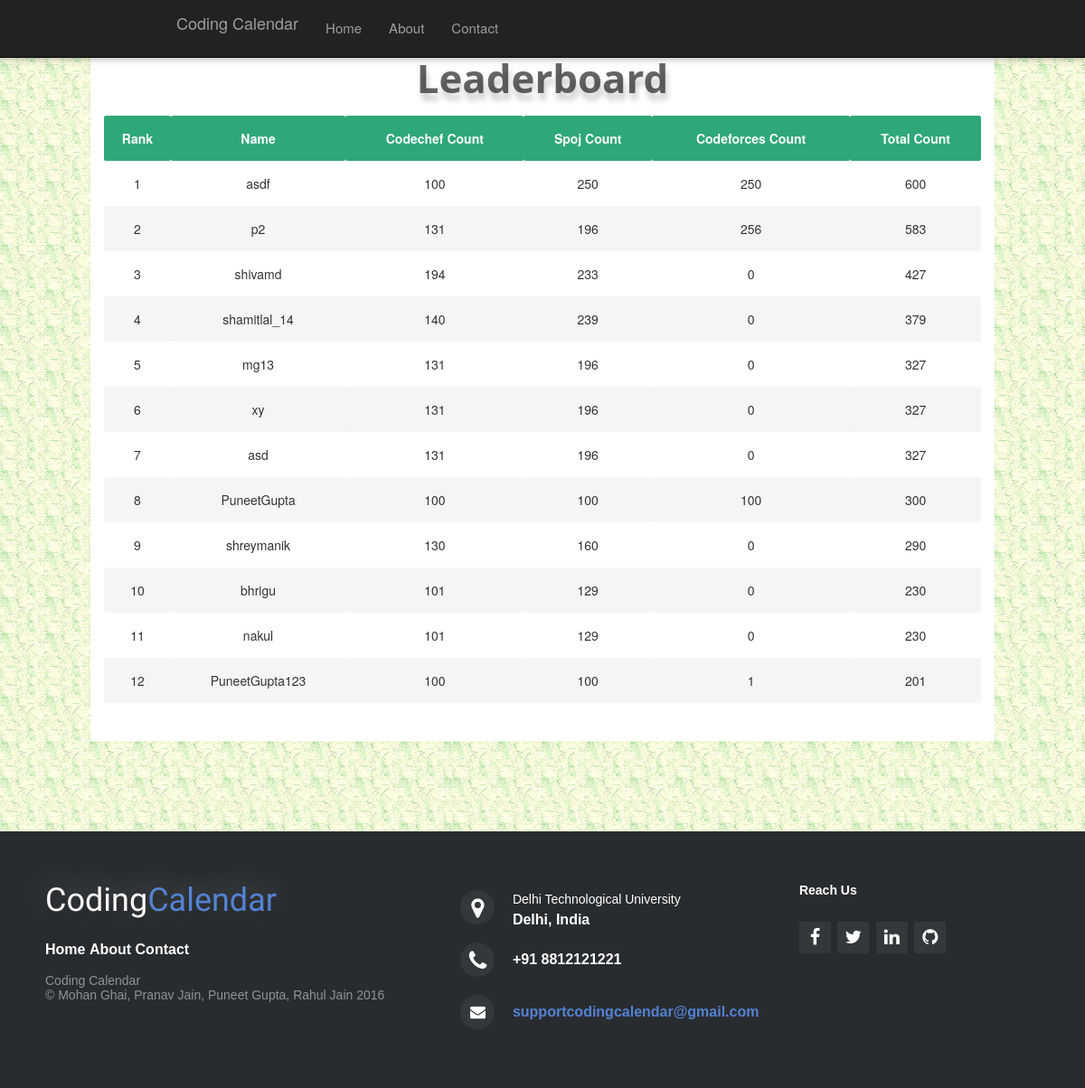
The app's page /leaderboard, older data.
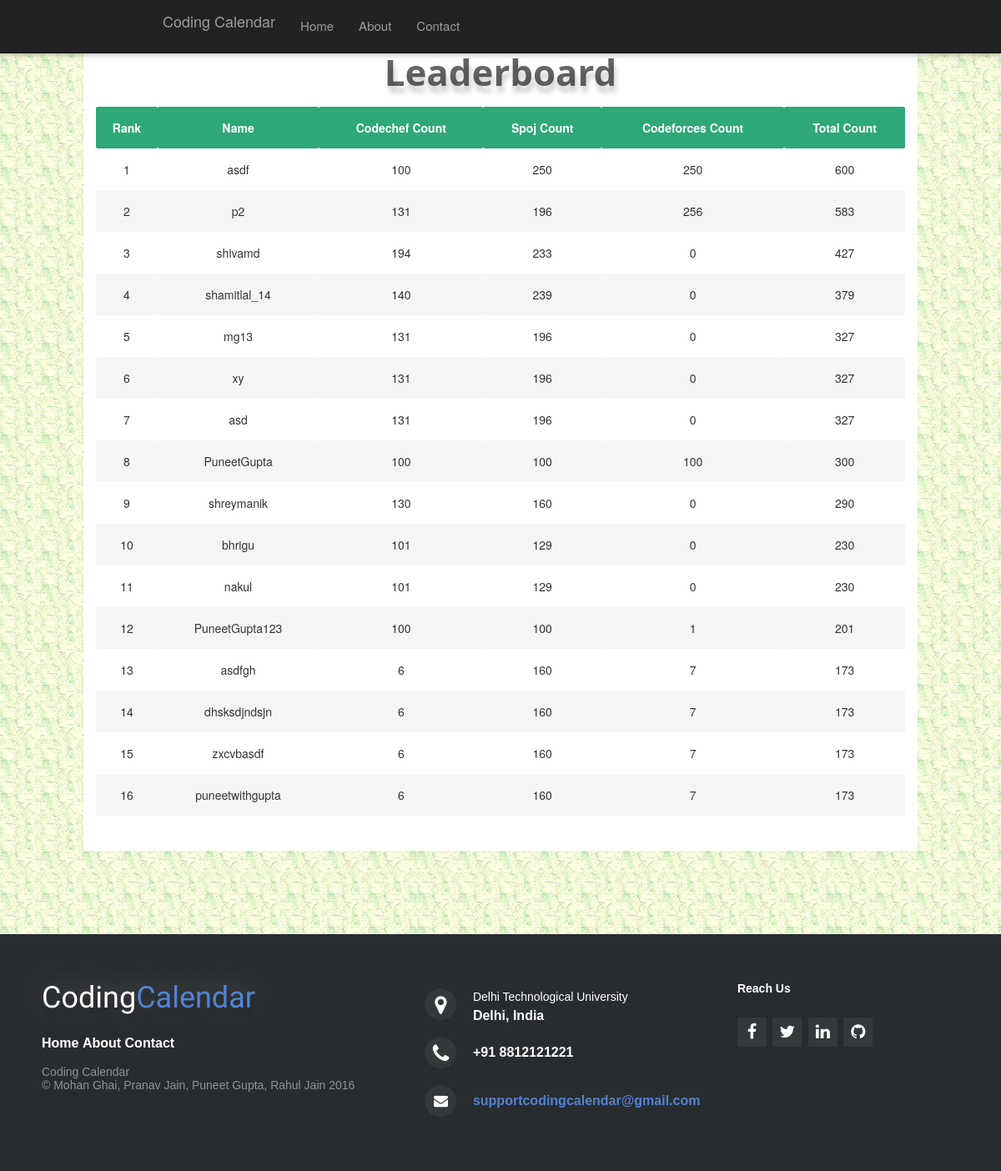
The same page, newer data.
### coding/models.py (models this page shows, shortened)
class myUser(models.Model):
    user = models.OneToOneField(User, related_name='myuser')
    codechef_handle = models.CharField(max_length=200)
    spoj_handle = models.CharField(max_length=200)
    codeforces_handle = models.CharField(max_length=200)
    problem_count = models.IntegerField(default=0)
    spoj_count = models.IntegerField(default=0)
    codeforces_count = models.IntegerField(default=0)
    codechef_count = models.IntegerField(default=0)
    skills = models.ManyToManyField(Skill)

### coding/views.py (the view)
# urls.py: url(r'^leaderboard$', leaderboard)
def leaderboard(request):
    if(request.method=="GET"):
        users = myUser.objects.all().order_by('-problem_count')
        return render(request,'coding/leaderboard.html',{'users':users})

### coding/templates/coding/leaderboard.html (shortened to what this page needs)
<!DOCTYPE html>
<html>
{% load staticfiles %}
<head>
<link href="{% static 'coding/css/bootstrap.min.css' %}" rel="stylesheet">
<link href="{% static 'coding/css/tuts.css' %}" rel="stylesheet">
<link href="{% static 'coding/css/leaderboard.css' %}" rel="stylesheet">
  <link href="{% static 'coding/css/materialicons.css' %}" rel="stylesheet">
<link href="{% static 'coding/css/materialize.min.css' %}" rel="stylesheet">
<link href="{% static 'coding/css/footer-distributed-with-address-and-phones.css' %}" rel="stylesheet">
<link rel="stylesheet" href="http://maxcdn.bootstrapcdn.com/font-awesome/4.2.0/css/font-awesome.min.css">
</head>
<body background="{% static "coding/bg1.jpg" %}">
    <div class="row">
	<nav class="navbar navbar-fixed-top navbar-inverse">
      <div class="container">
        <div class="navbar-header">
          <a class="navbar-brand" href="/">Coding Calendar</a>
        </div>
        <div id="navbar" class="collapse navbar-collapse">
          <ul class="nav navbar-nav">
            <li><a href="/"><h6>Home</h6></a></li>
            <li><a href="/about"><h6>About</h6></a></li>
            <li><a href="/contact-us"><h6>Contact</h6></a></li>
          </ul>
        </div>
      </div>
    </nav>
	</div>
<div class="row">
  	<div class="col-lg-1"><br/><br/><br/><br/></div>
 	<div class="col-lg-10",style="box-shadow:10px 0px 50px -2px rgba(0,0,0,1);">
  	<br>
	<h3><center><font><b>Leaderboard</b></h3></center></font>
	<table>
		<tr>
          <th><center>Rank</th></center></th>
          <th><center>Name</th></center></th>
          <th><center>Codechef Count</th></center></th>
          <th><center>Spoj Count</th></center></th>
          <th><center>Codeforces Count</th></center></th>
          <th><center>Total Count</th></center></th>
        </tr>
        {% for s in users %}
                  <tr>
                    <td><center>{{forloop.counter}}</center></td>
                    <td><center>{{s.user.username}}</center></td>
                    <td><center>{{s.codechef_count}}</center></td>
                    <td><center>{{s.spoj_count}}</center></td>
                    <td><center>{{s.codeforces_count}}</center></td>
                    <td><center>{{s.problem_count}}</center></td>
                </tr>
        {% endfor %}
	</table>
	</div>
	<div class="col-lg-1"><br><br><br></div>
</div>
<footer class="footer-distributed">
			<div class="footer-left">
				<h3>Coding<span>Calendar</span></h3>
				<p class="footer-links">
					<a href="index11.html">Home</a>
					<a href="aboutUs.html">About</a>
					<a href="contact.html">Contact</a>
				</p>
				<p class="footer-company-name">Coding Calendar <br>&copy; Mohan Ghai, Pranav Jain, Puneet Gupta, Rahul Jain 2016</p>
			</div>
		<div class="footer-center">
				<div>
					<i class="fa fa-map-marker"></i>
					<p><span>Delhi Technological University</span> Delhi, India</p>
				</div>
				<div>
					<i class="fa fa-phone"></i>
					<p>+91 8812121221</p>
				</div>
				<div>
					<i class="fa fa-envelope"></i>
					<p><a href="mailto:support@company.com">supportcodingcalendar@gmail.com</a></p>
				</div>
		</div>
		<div class="footer-right">
				<p class="footer-company-about">
					<span>Reach Us</span>
				</p>
				<div class="footer-icons">
					<a href="#"><i class="fa fa-facebook"></i></a>
					<a href="#"><i class="fa fa-twitter"></i></a>
					<a href="#"><i class="fa fa-linkedin"></i></a>
					<a href="#"><i class="fa fa-github"></i></a>
				</div>
		</div>
		</footer>
</body>
</html>

Row changes from the older to the newer data that the page shows:
added myUser: user.username "asdfgh", codechef_count "6", spoj_count "160", codeforces_count "7", problem_count "173"
added myUser: user.username "dhsksdjndsjn", codechef_count "6", spoj_count "160", codeforces_count "7", problem_count "173"
added myUser: user.username "zxcvbasdf", codechef_count "6", spoj_count "160", codeforces_count "7", problem_count "173"
added myUser: user.username "puneetwithgupta", codechef_count "6", spoj_count "160", codeforces_count "7", problem_count "173"
